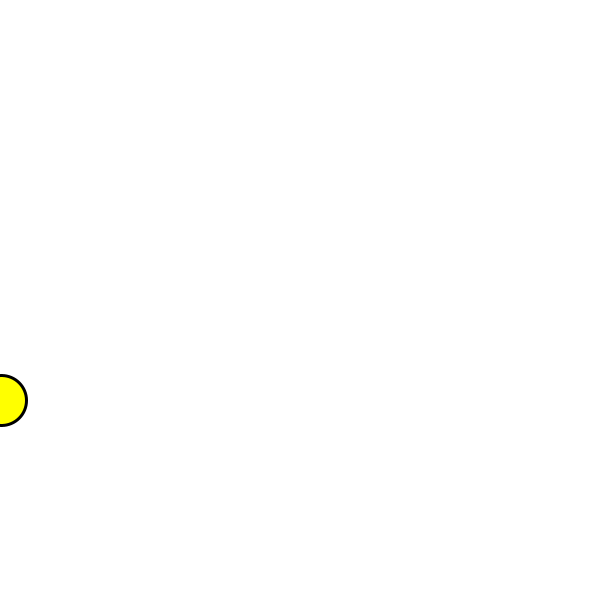
Frame 1 (no input)
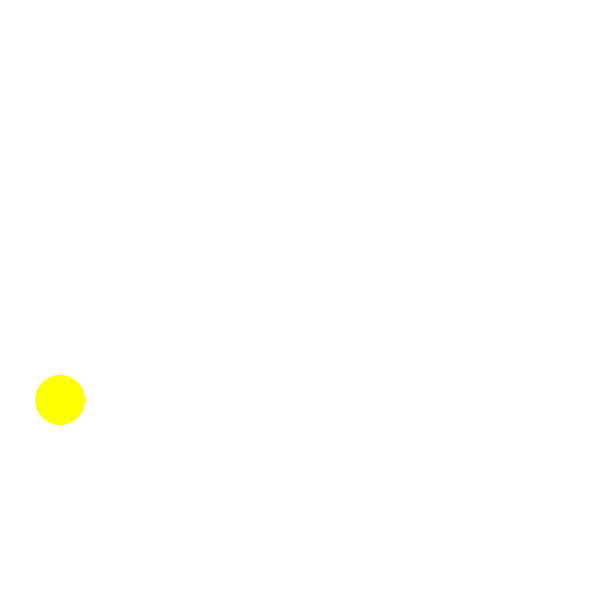
Frame 60 (the mouse pressed at the canvas centre just before this capture)
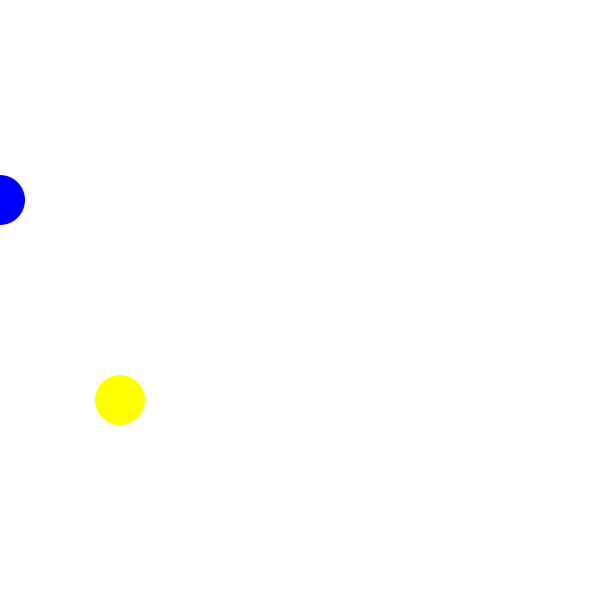
Frame 120 (the mouse held since frame 60 and released just before this capture)

The Processing sketch that drew these frames (run headless with seeded random() and noise(); from frame 60 on, the mouse is pressed at the canvas centre):

// Processing sketch: sketch_211206b
// ── sketch_211206b.pde
void setup() {
  size(600, 600);
  background(255);
}

void draw() {
  background(255);
  fill(255, 255, 0);
  strokeWeight(3);
  ellipse(frameCount, 400, 50, 50);

  fill((second()-20), (second()-40) *20,second()*30 );
  noStroke();
  ellipse((second()-10) *60, 200, 50, 50);

  fill((second()-20), (second()-40) *20,second()*30 );
  noStroke();
  ellipse((second()-20) *60, 200, 50, 50);

  fill((second()-20), (second()-40) *20,second()*30 );
  noStroke();
  ellipse(( second()-30) *60, 200, 50, 50);

  fill((second()-20), (second()-40) *20,second()*30 );
  noStroke();
  ellipse((second()-40) *60, 200, 50, 50);

  fill((second()-20), (second()-40) *20,second()*30 );
  noStroke();
  ellipse((second()-50) *60, 200, 50, 50);

  fill((second()-20), (second()-40) *20,second()*30 );
  noStroke();
  ellipse((second()-60) *60, 200, 50, 50);
}
